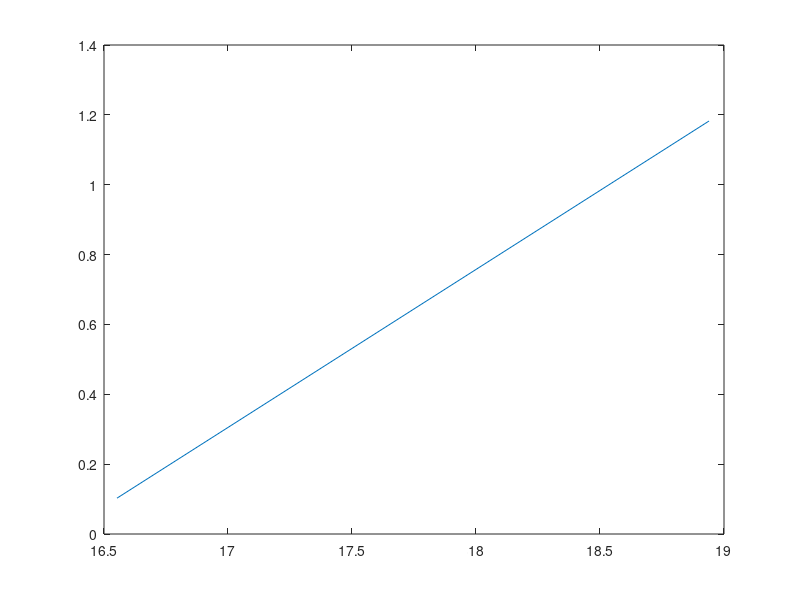
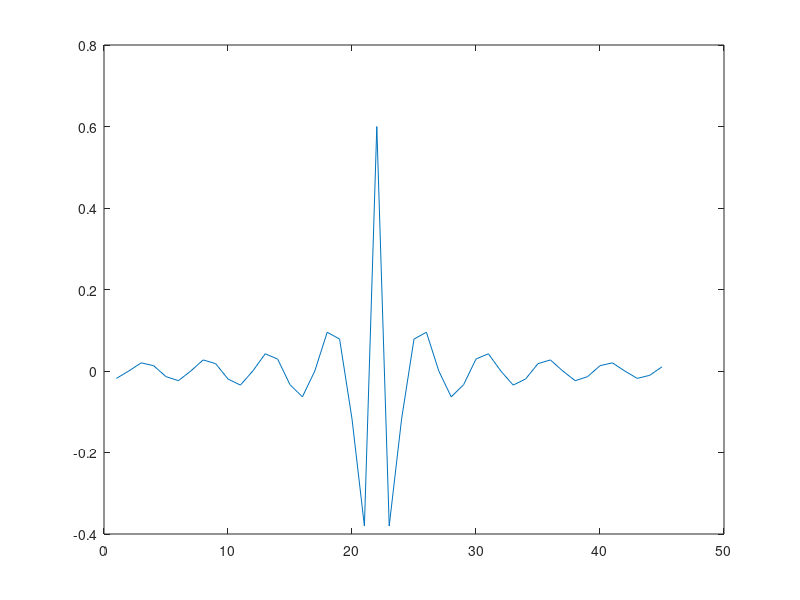
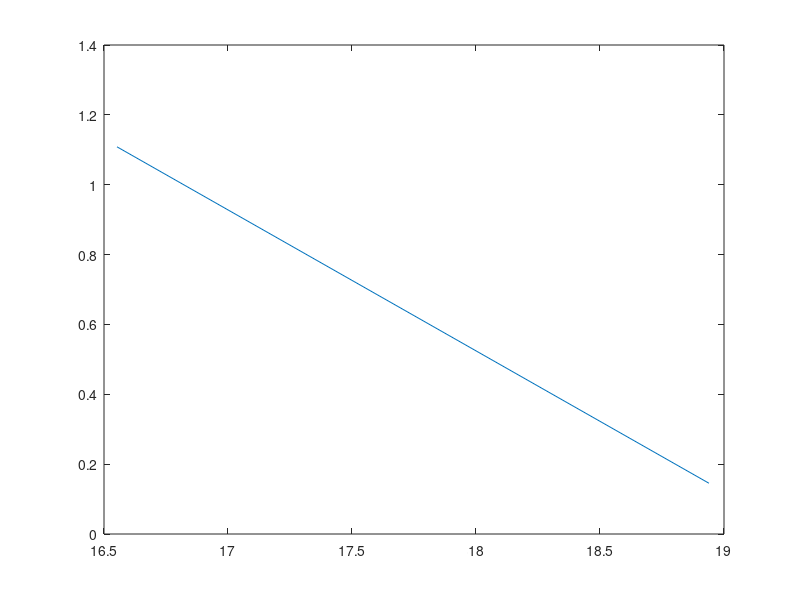

The MATLAB script that drew these images, in order:
%%

wc=0.4*pi;
N=[81 61 41 21];
N=21;
selector=1;
n=1:N(selector);

h=wc*sin(wc*(n-(N(selector)-1)/2))./(pi.*(n-(N(selector)-1)/2));
h((N(selector)-1)/2)=wc/pi;
% figure;
% plot(x,h);

[H,w]=freqz(h,1, 'whole');
figure;
plot(w(1:end/2)/2/pi,abs(H(1:end/2)));

%%
N = 45;
wc=0.4*pi;
n=1:N;
h=-wc*sin(wc*(n-(N-1)/2))./(pi.*(n-(N-1)/2));
h((N-1)/2)=1 - wc/pi;
figure;
plot(n,h);


[H,w]=freqz(h,1, 'whole');
figure;
plot(w(1:end/2)/2/pi,abs(H(1:end/2)));

%%
orderLP = kaiserord( [2000 2500], [1 0], [0.005 0.005], 10000 )

%%
orderBP = kaiserord( [1200 1800 3600 4200], [0 1 0], [0.02 0.1 0.02], 12000 )

%%
orderLPPM = firpmord( [2000 2500], [1 0], [0.005 0.005], 10000 )

%%
orderSampling = kaiserord( [2000 2500], [1 0], [0.005 0.005], 20000 )
orderRipple = kaiserord( [2000 2500], [1 0], [0.002 0.002], 10000 )
orderEdge = kaiserord( [2300 2500], [1 0], [0.005 0.005], 10000 )